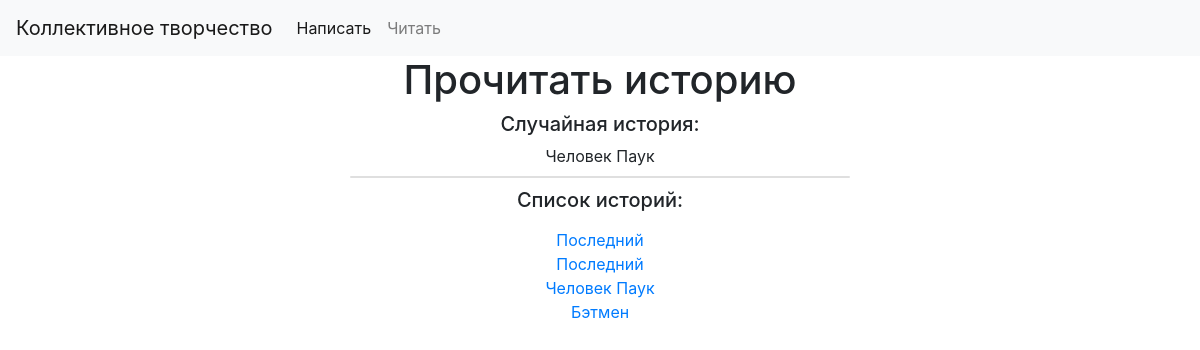
Page /read on the earlier database version.
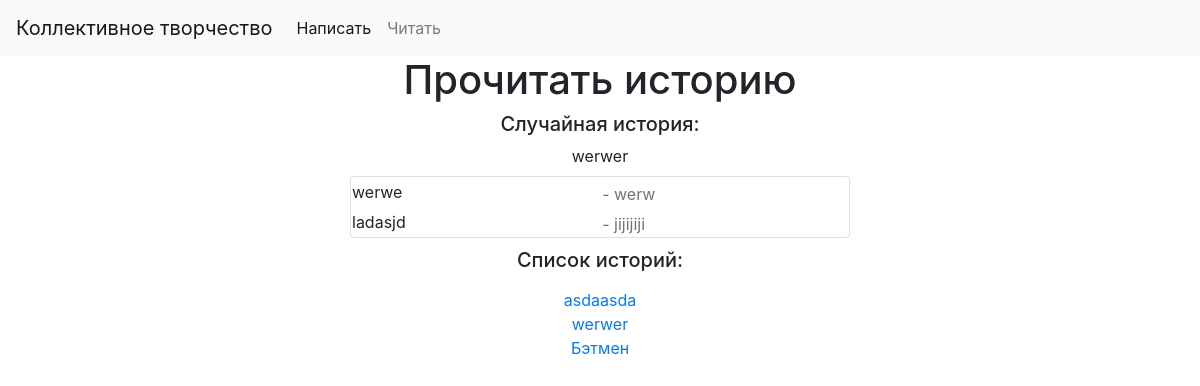
Same page on the later database version.
### app1/models.py (models this page shows)
class App1(models.Model):
    name = models.CharField(max_length=255)
    ended = models.BooleanField(default=False)

class Paragraph(models.Model):
    app1 = models.ForeignKey(App1, on_delete=models.CASCADE)
    text = models.TextField()
    author = models.CharField(max_length=255)

### app1/views.py (the view)
# urls.py: path('read', read, name="readPage"),
def read(request):
    poems = App1.objects.filter(ended=True)
    if poems.count() == 0:
        return render(request, 'noPoemsBanner.html')
    poem = random.choice(poems)
    paragraphs = list(Paragraph.objects.filter(app1=poem))
    return render(request, 'readAPoem.html', {'poem': poem, 'paragraphs': paragraphs, 'poems': poems})

### app1/templates/readAPoem.html (shortened to what this page needs)
<!DOCTYPE html>
<html lang="en">
<head>
        <link rel="stylesheet" href="https://stackpath.bootstrapcdn.com/bootstrap/4.3.1/css/bootstrap.min.css">
</head>
<body>
<nav class="navbar navbar-expand-lg navbar-light bg-light">
  <a class="navbar-brand" href="/write">Коллективное творчество</a>
  <div class="collapse navbar-collapse" id="navbarNav">
    <ul class="navbar-nav">
      <li class="nav-item active">
        <a class="nav-link" href="/write">Написать <span class="sr-only">(current)</span></a>
      </li>
      <li class="nav-item">
        <a class="nav-link" href="/read">Читать</a>
      </li>
    </ul>
  </div>
</nav>
    <div align="center">
        <h1>Прочитать историю</h1>
        <h5>Случайная история: </h5>
        <label style="margin-top: 0px;">{{poem.name}}</label>
        <div class="card" style="width: 500px">
            <table>
                {% for prg in paragraphs %}
                <tr>
                    <td>{{prg.text}}</td>
                    <td class="form-text text-muted">- {{prg.author}}</td>
                </tr>
                {% endfor %}
            </table>
        </div>
        <h5 style="margin-top: 10px;">Список историй:</h5>
        {% for nowPoem in poems %}
        <a href="/read/{{nowPoem.id}}">{{nowPoem.name}}</a><br>
        {% endfor%}
    </div>
</body>
</html>

Differences in the rows shown:
removed App1: name "Человек Паук"
removed App1: name "Последний"
removed App1: name "Последний"
added App1: name "werwer"
added Paragraph: text "werwe", author "werw"
added Paragraph: text "ladasjd", author "jijijiji"
added App1: name "asdaasda"
